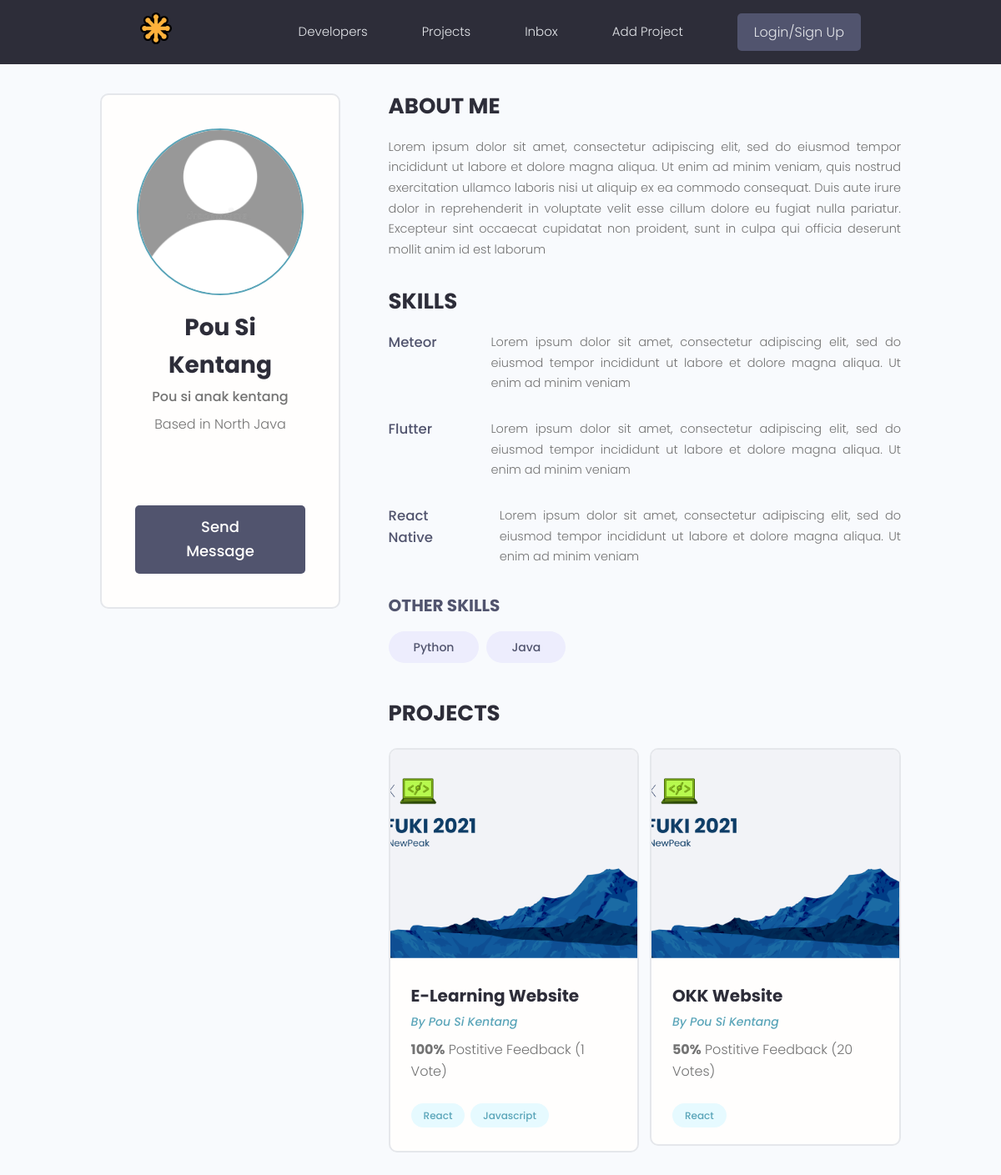
The page /profile/6820a401-b0aa-4d2b-b797-b9a5490c4b0d/ on the database its author committed.
### users/models.py (models this page shows, shortened)
class Profile(models.Model):
    id = models.UUIDField(primary_key=True, default=uuid.uuid4, editable=False)
    created_at = models.DateTimeField(auto_now_add=True)
    user = models.OneToOneField(User, on_delete=models.CASCADE)
    name = models.CharField(max_length=200, null=True, blank=True)
    username = models.CharField(max_length=200, null=True, blank=True)
    location = models.CharField(max_length=300, null=True, blank=True)
    email = models.CharField(max_length=200, null=True, blank=True)
    short_intro = models.CharField(max_length=200, null=True, blank=True)
    bio = models.TextField(null=True, blank=True)
    profile_image = models.ImageField(
        upload_to="profiles/",
        blank=True,
        null=True,
        default="profiles/default.jpg",
    )
    social_github = models.CharField(max_length=200, null=True, blank=True)
    social_twitter = models.CharField(max_length=200, null=True, blank=True)
    social_linkedin = models.CharField(max_length=200, null=True, blank=True)
    social_youtube = models.CharField(max_length=200, null=True, blank=True)

class Skill(models.Model):
    id = models.UUIDField(primary_key=True, default=uuid.uuid4, editable=False)
    created_at = models.DateTimeField(auto_now_add=True)
    owner = models.ForeignKey(
        Profile, on_delete=models.CASCADE, null=True, blank=True
    )
    name = models.CharField(max_length=200, null=True, blank=True)
    description = models.TextField(null=True, blank=True)
    def __str__(self):
        return str(self.name)

### projects/models.py (models this page shows, shortened)
class Project(models.Model):
    id = models.UUIDField(
        default=uuid.uuid4, unique=True, primary_key=True, editable=False
    )
    owner = models.ForeignKey(
        Profile, null=True, blank=True, on_delete=models.SET_NULL
    )
    featured_image = models.ImageField(
        null=True, blank=True, default="default.png"
    )
    title = models.CharField(max_length=200)
    description = models.TextField(null=True, blank=True)
    demo_link = models.CharField(max_length=2000, null=True, blank=True)
    source_link = models.CharField(max_length=2000, null=True, blank=True)
    created_at = models.DateTimeField(auto_now_add=True)
    vote_total = models.IntegerField(default=0, null=True, blank=True)
    vote_ratio = models.IntegerField(default=0, null=True, blank=True)
    tags = models.ManyToManyField("Tag", null=True, blank=True)

class Tag(models.Model):
    id = models.UUIDField(
        default=uuid.uuid4, unique=True, primary_key=True, editable=False
    )
    name = models.CharField(max_length=200)
    created_at = models.DateTimeField(auto_now_add=True)
    def __str__(self):
        return self.name

### users/views.py (the view)
# urls.py: path("profile/<str:pk>/", views.userProfile, name="user-profile"),
def userProfile(request, pk):
    profile = Profile.objects.get(pk=pk)
    topSkills = profile.skill_set.exclude(description__exact="")
    otherSkills = profile.skill_set.filter(description="")
    context = {
        "profile": profile,
        "topSkills": topSkills,
        "otherSkills": otherSkills,
    }
    return render(request, "users/user-profile.html", context)

### users/templates/users/user-profile.html (shortened to what this page needs)
{% extends 'main.html' %}
{% block content %}
<main class="profile my-md">
  <div class="container">
    <div class="layout">
      <div class="column column--1of3">
        <div class="card text-center">
          <div class="card__body dev">
            <img class="avatar avatar--xl" src="{{profile.profile_image.url}}" />
            <h2 class="dev__name">{{profile.name}}</h2>
            <p class="dev__title">{{profile.short_intro}}</p>
            <p class="dev__location">Based in {{profile.location}}</p>
            <ul class="dev__social">
            </ul>
            <a href="#" class="btn btn--sub btn--lg">Send Message </a>
          </div>
        </div>
      </div>
      <div class="column column--2of3">
        <div class="devInfo">
          <h3 class="devInfo__title">About Me</h3>
          <p class="devInfo__about">
            {{profile.bio}}
          </p>
        </div>
        <div class="devInfo">
          <h3 class="devInfo__title">Skills</h3>
          <div class="devInfo__skills">
            {% for skill in topSkills %}
            <div class="devSkill">
              <h4 class="devSkill__title">{{skill}}</h4>
              <p class="devSkill__info">
                {{skill.description}}
              </p>
            </div>
            {% endfor %}
            <h3 class="devInfo__subtitle">Other Skills</h3>
            <div class="devInfo__otherSkills">
              {% for skill in otherSkills %}
              <span class="tag tag--pill tag--sub tag--lg">
                <small>{{skill}}</small>
              </span>
              {% endfor %}
            </div>
          </div>
        </div>
        <div class="devInfo">
          <h3 class="devInfo__title">Projects</h3>
          <div class="grid grid--two">
            {% for project in profile.project_set.all %}
            <div class="column">
              <div class="card project">
                <a href="{% url 'project' project.id %}" class="project">
                  <img class="project__thumbnail" src="{{ project.featured_image.url }}" alt="project thumbnail" />
                  <div class="card__body">
                    <h3 class="project__title">{{project.title}}</h3>
                    <p><a class="project__author" href="{% url 'user-profile' project.owner.id %}">By
                        {{project.owner.name}}</a>
                    </p>
                    <p class="project--rating">
                      <span style="font-weight: bold;">{{project.vote_ratio}}%</span> Postitive
                      Feedback ({{project.vote_total}} Vote{{project.vote_total|pluralize:"s"}})
                    </p>
                    <div class="project__tags">
                      {% for tag in project.tags.all %}
                      <span class="tag tag--pill tag--main">
                        <small>{{tag}}</small>
                      </span>
                      {% endfor %}
                    </div>
                  </div>
                </a>
              </div>
            </div>
            {% endfor %}
          </div>
        </div>
      </div>
    </div>
  </div>
</main>
{% endblock content %}

### static/styles/app.css (style rules this page uses)
:root { --color-sub: #2d2d39; }
.btn--sub { background-color: var(--color-sub-light); }
.card { border: 2px solid var(--color-light); }
img { width: 100%; }
.profile .card > .dev { padding: 4rem; }
.dev__name { color: var(--color-sub); font-size: 2.8rem; font-weight: 700; margin-top: 1rem; margin-bottom: 0.5rem; }
.dev__title { font-size: 1.6rem; font-weight: 500; line-height: 1.3; }
.dev__location { margin-top: 1rem; }
.dev__social { margin: 3rem 0; list-style: none; display: flex; justify-content: center; gap: 1.5rem; }
.devInfo { margin-bottom: 3rem; }
.devInfo__title, .devInfo__subtitle { font-size: 2.6rem; color: var(--color-sub); text-transform: uppercase; font-weight: 700; margin-bottom: 1.5rem; }
.devInfo__subtitle { font-size: 2rem; color: var(--color-sub-light); }
.devInfo__about, .devSkill__info { font-size: 1.45rem; line-height: 1.7; text-align: justify; }
.devSkill { margin-bottom: 3rem; }
.devSkill__title { font-size: 1.65rem; font-weight: 500; color: var(--color-sub-light); }
@media screen and (min-width: 700px) { .devSkill { display: flex; justify-content: space-between; gap: 3rem; } }
@media screen and (min-width: 700px) { .devSkill__info { flex-basis: 80%; } }
.project__author { font-size: 1.4rem; font-style: italic; }
.project--rating { margin-bottom: 1.6em; margin-top: .5em; }
.project__thumbnail { height: 25rem; object-fit: cover; object-position: top center; }
.project__title { font-size: 2rem; font-weight: 700; color: var(--color-sub); }

### static/uikit/styles/modules/_variables.css (style rules this page uses)
:root { --color-main: #5aa5b9; --color-main-light: #e6faff; --color-sub: #3f4156; --color-sub-light: #51546e; --color-sub-lighter: #ededfd; --color-text: #737373; --color-gray: #8b8b8b; --color-light: #e5e7eb; --color-light-gray: #767676; --color-bg: #f8fafd; --color-white: #fffefd; --color-white-light: #f3f3f3; --color-success: #359e64; --color-success-bg: #def8e8; --color-error: #fc4b0b; --color-error-bg: #fff2ee; --font-base: 'Poppins', arial, helvetica, 'Segoe UI', roboto, ubuntu, sans-serif; --font-monospace: 'Fira Code', 'Courier New', courier, monospace; --font-regular: 300; --font-medium: 500; --font-bold: 700; --generic-shadow: 1px 1px 5px #00000010; --generic-transition: all 0.3s ease-in-out; }

### static/uikit/styles/modules/_base.css (style rules this page uses)
* { margin: 0; padding: 0; box-sizing: border-box; text-rendering: optimizeLegibility; color: inherit; font-size: inherit; }
html { font-size: 50%; }
@media only screen and (min-width: 480px) { html { font-size: 56.25%; } }
@media only screen and (min-width: 1200px) { html { font-size: 62.5%; } }
body { line-height: 1.6; font-weight: 400; font-size: 1.5rem; color: var(--color-text); background-color: var(--color-bg); min-height: 100vh; }

### static/uikit/styles/modules/_typography.css (style rules this page uses)
* { font-family: var(--font-base); }
h2 { font-size: 3.6rem; font-weight: var(--font-bold); }
h3 { font-size: 3.2rem; font-weight: var(--font-medium); }
h4 { font-size: 2.8rem; font-weight: var(--font-medium); }
p, span, strong { font-size: 1.6rem; color: var(--color-text); font-weight: var(--font-regular); }
a { padding-bottom: 2px; text-decoration: none; display: inline-block; color: var(--color-main); font-weight: var(--font-medium); }

### static/uikit/styles/modules/_utilities.css (style rules this page uses)
.container { width: 92%; max-width: 165rem; margin: 0 auto; box-sizing: border-box; }
@media screen and (min-width: 1000px) { .container { width: 90%; } }
@media screen and (min-width: 1200px) { .container { width: 80%; } }
.text-center { text-align: center; }
.my-md { margin: 3rem auto; }

### static/uikit/styles/modules/_avatar.css (style rules this page uses)
.avatar { border-radius: 50%; border: 2px solid var(--color-main); object-fit: cover; }
.avatar--xl { height: 20rem; width: 20rem; }

### static/uikit/styles/modules/_button.css (style rules this page uses)
.btn { display: inline-block; position: relative; cursor: pointer; background-color: var(--color-light); font-weight: var(--font-medium); color: var(--color-sub); text-decoration: none; padding: 1rem 2rem; border-radius: 0.5rem; border: none; width: -webkit-fit-content; width: -moz-fit-content; width: fit-content; height: -webkit-fit-content; height: -moz-fit-content; height: fit-content; font-size: 1.6rem; outline-width: 0; outline-color: transparent; -webkit-backface-visibility: hidden; backface-visibility: hidden; transition: all 0.3s ease-in-out; }
.btn--sub { background-color: var(--color-sub); color: var(--color-white); }
.btn--lg { font-size: 1.8rem; padding: 1.2rem 4.5rem; }

### static/uikit/styles/modules/_card.css (style rules this page uses)
.card { border-radius: 1rem; background-color: var(--color-white); border: 1.5px solid var(--color-light); width: auto; height: auto; margin-top: 0.5rem; margin-bottom: 0.5rem; overflow: hidden; }
.card__body, .card__header { padding: 2rem 2.5rem; }

### rows shown on the page
Profile: profile_image (placeholder picture), name "Pou Si Kentang", short_intro "Pou si anak kentang", location "North Java", bio "Lorem ipsum dolor sit amet, consectetur adipiscing elit, sed do eiusmod tempor incididunt ut labore et dolore magna aliqua. Ut enim ad minim veniam, quis nostrud exercitation ullamco laboris nisi ut aliquip ex ea commodo consequat. Duis aute irure dolor in reprehenderit in voluptate velit esse cillum dolore eu fugiat nulla pariatur. Excepteur sint occaecat cupidatat non proident, sunt in culpa qui officia deserunt mollit anim id est laborum"
Skill: name "Meteor", description "Lorem ipsum dolor sit amet, consectetur adipiscing elit, sed do eiusmod tempor incididunt ut labore et dolore magna aliqua. Ut enim ad minim veniam"
Skill: name "Flutter", description "Lorem ipsum dolor sit amet, consectetur adipiscing elit, sed do eiusmod tempor incididunt ut labore et dolore magna aliqua. Ut enim ad minim veniam"
Skill: name "React Native", description "Lorem ipsum dolor sit amet, consectetur adipiscing elit, sed do eiusmod tempor incididunt ut labore et dolore magna aliqua. Ut enim ad minim veniam"
Skill: name "Python"
Skill: name "Java"
Project: featured_image (picture), title "E-Learning Website", owner.name "Pou Si Kentang", vote_ratio "100", vote_total "1"
Tag: name "React"
Tag: name "Javascript"
Project: featured_image (picture), title "OKK Website", owner.name "Pou Si Kentang", vote_ratio "50", vote_total "20"
